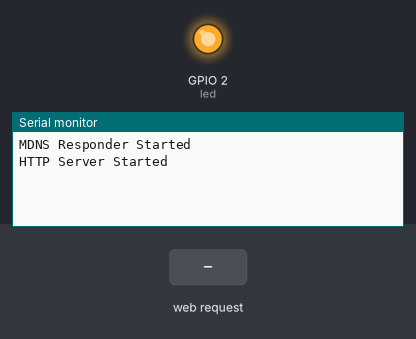
A sketch run on a simulated ESP8266 (NodeMCU). Parts: output pins drawn as LEDs (lit = HIGH), the last lines printed to the serial monitor. The test bench sets the inputs (shaded band). WiFi joins after 1.5 s; servers stay silent unless stated.

Above: at 1.2 s.
1.3 s: HTTP request GET /control/?command=down received
At 2.4 s:
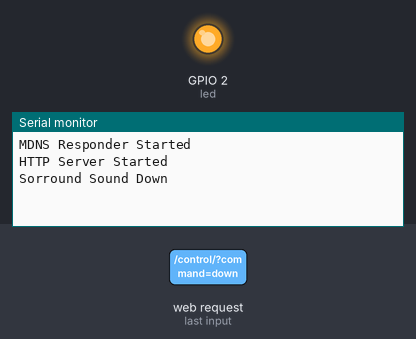
2.8 s: HTTP request GET /control/?command=up received
At 3.6 s:
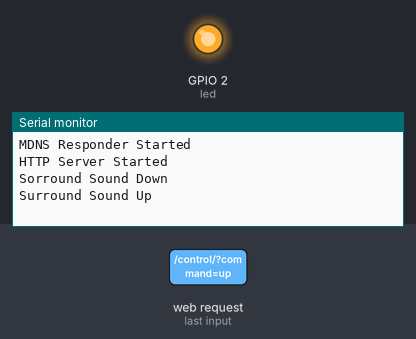
4.3 s: HTTP request GET /control/?command=satok received
At 4.7 s:
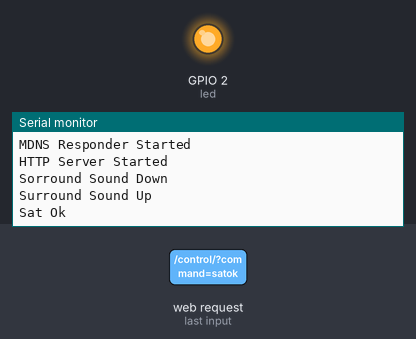

Measured:
- after the input at 1.3 s, the serial monitor: prints a new line at once (image 1)
- after the input at 2.8 s, the serial monitor: prints a new line at once (image 2)
- after the input at 4.3 s, the serial monitor: prints a new line at once (image 3)

The sketch:

LG_TV_IR_control.ino
```cpp
 #include <ESP8266WiFi.h>
#include <WiFiClient.h>
#include <ESP8266WebServer.h>
#include <ESP8266HTTPClient.h>
#include <ESP8266mDNS.h>
#include <IRsend.h>
// Add this library: https://github.com/markszabo/IRremoteESP8266
#include <IRremoteESP8266.h>

#define IR_SEND_PIN 4
#define DELAY_BETWEEN_COMMANDS 1000
IRsend irsend(IR_SEND_PIN);

//Static IP address configuration
IPAddress staticIP(192, 168, 1, 17); //ESP static ip
IPAddress gateway(192, 168, 1, 1);   //IP Address of your WiFi Router (Gateway)
IPAddress subnet(255, 255, 255, 0);  //Subnet mask
IPAddress dns(8, 8, 8, 8);  //DNS

const char* ssid = "Smart_Gorjaw";
const char* password = "gorjaw@!85";
String serverUrl = "192.168.1.252";
String payload;
String device_key = "alondatv1";

ESP8266WebServer server(80);

const int led = BUILTIN_LED;


void handlePong(){
 server.send(200, "text/html", device_key);
}


void handleDevice(){

  String command = server.arg("command");

  command.trim();
  if (command.length() > 0){
    if (command == "down"){
      Serial.println("Sorround Sound Down");
      irsend.sendNEC(0xE0E08679   , 32);
      server.send(200, "text/plain", "Volume Down");
    }

    if (command == "up"){
      Serial.println("Surround Sound Up");
      irsend.sendNEC(0xE0E006F9, 32);
      server.send(200, "text/plain", "Volume Up");
    }
    if (command == "satok"){
      Serial.println("Sat Ok");
      irsend.sendNEC(0xE0E016E9, 32);
      server.send(200, "text/plain", "Sat OK");
    }
    if (command == "tvpower"){
      Serial.println("TV power");
      irsend.sendNEC(0xE0E040BF, 32);
      server.send(200, "text/plain", "TV Power");
    }
 if (command == "mute"){
      Serial.println("mute");
      irsend.sendNEC(0xE0E0F00F, 32);
      server.send(200, "text/plain", " mute");
    }
    if (command == "volumedown"){
      Serial.println("volumedown");
      irsend.sendNEC(0xE0E0D02F, 32);
      server.send(200, "text/plain", "volumedown");
    }

   if (command == "upvolume"){
      Serial.println("volumeup");
      irsend.sendNEC(0xE0E0E01F, 32);
      server.send(200, "text/plain", "volumedown");
    }

    if (command == "menu"){
      Serial.println("menu");
      irsend.sendNEC(0xE0E058A7, 32);
      server.send(200, "text/plain", "menu");
    }

    if (command == "exit"){
      Serial.println("exit");
      irsend.sendNEC(0xE0E0B44B, 32);
      server.send(200, "text/plain", "exit");
    }

    if (command == "right"){
      Serial.println("Surround Sound Channel 3");
      irsend.sendNEC(0xE0E046B9, 32);
      server.send(200, "text/plain", "Surround Sound Channel 3");
    }

    if (command == "left"){
      Serial.println("Surround Sound Channel 4");
      irsend.sendNEC(0xE0E0A659, 32);
      server.send(200, "text/plain", "Surround Sound Channel 4");

  }
}

}
void setup(){
  irsend.begin();
  pinMode(led, OUTPUT);
  digitalWrite(led, 1);
  Serial.begin(115200);

  WiFi.begin(ssid, password);
  Serial.println("");
  WiFi.disconnect();
  WiFi.config(staticIP, subnet, gateway, dns);
  WiFi.begin(ssid, password);
  WiFi.mode(WIFI_STA);

  if (MDNS.begin("esp8266")) {
    Serial.println("MDNS Responder Started");
  }

  server.on("/ping/", handlePong);
  server.on("/control/", handleDevice);
  server.begin();
  Serial.println("HTTP Server Started");
}

void loop() {
  server.handleClient();
}
```
